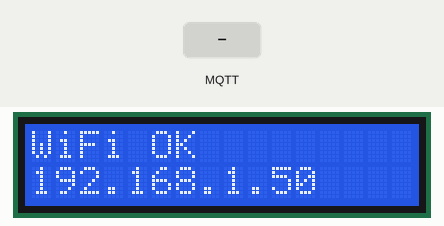
This program was run on a simulated ESP32. On the bench: 16×2 character LCD. The inputs (shaded band) are chosen by the test bench. WiFi joins after 1.5 s; servers stay silent unless stated; random numbers use the default seed unless the program sets one; no MQTT or app messages arrive unless stated; what the program prints to the serial monitor is not drawn.

Above: at 2.4 s.
At 6.6 s:
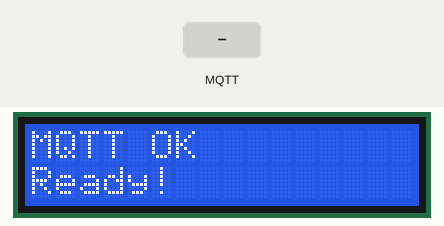
6.7 s: MQTT message "1" arrives on the first subscribed topic
At 7.3 s:
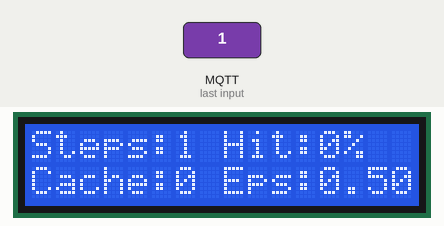
8.2 s: MQTT message "0" arrives on the first subscribed topic
At 8.6 s:
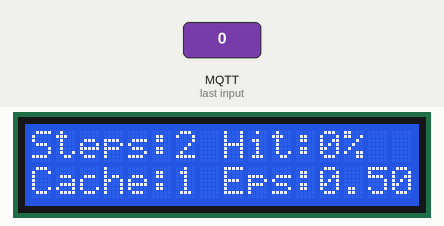
9.7 s: MQTT message "2" arrives on the first subscribed topic
At 10.8 s:
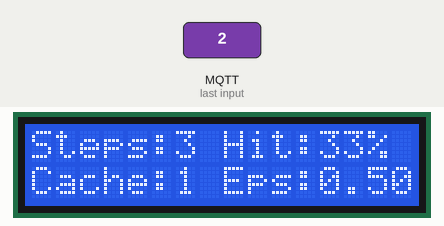
Timing chart, 0 to 12.7 s (numbered marks = the images above; inputs shaded):
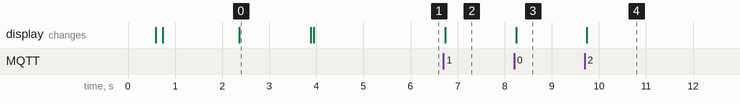

The program:

main.cpp
```cpp
/*
 * On-Device Q-Learning — ESP32
 * ============================================================
 * Part 2 of the Edge Computing RL project.
 *
 * Everything runs on the ESP32 itself:
 *   - Docker only sends sensor data (traffic generator)
 *   - The ESP32 trains a Q-learning policy from scratch
 *   - No central trainer, no policy push from outside
 *   - Weights update after every single request
 *
 * Algorithm: Q-Learning with linear function approximation
 *   Q(s, a) = dot(W[a], s)          // dot product of 8 weights × 8 state features
 *   TD error = r + γ·max Q(s') - Q(s,a)
 *   W[a][i] += α · tdError · s[i]   // gradient descent update
 *
 * State (8 floats, all 0–1):
 *   s[0] cache occupancy     s[1] latency norm
 *   s[2] payload norm        s[3] anomaly flag
 *   s[4] recent hit rate     s[5] stream frequency
 *   s[6] time since last req s[7] cache pressure
 *
 * Actions: 0 = skip (don't cache), 1 = cache
 */

#include <Arduino.h>
#include <WiFi.h>
#include <PubSubClient.h>
#include <ArduinoJson.h>
#include <LiquidCrystal_I2C.h>
#include <math.h>

// ── Configuration ─────────────────────────────────────────────────────────────
#ifndef NODE_ID
#define NODE_ID "edge-rl-node"
#endif
#ifndef MQTT_HOST
#define MQTT_HOST "broker.hivemq.com"
#endif
#ifndef MQTT_PORT
#define MQTT_PORT 1883
#endif

static const char *WIFI_SSID = "Wokwi-GUEST";
static const char *WIFI_PASS = "";

// ── LCD Display Setup ─────────────────────────────────────────────────────────
#define LCD_ADDR 0x27
#define LCD_COLS 16
#define LCD_ROWS 2
#define LED_PIN 13
#define BUTTON_PIN 12

LiquidCrystal_I2C lcd(LCD_ADDR, LCD_COLS, LCD_ROWS);

static void lcdPrint(const char *row0, const char *row1 = nullptr) {
  lcd.clear();
  lcd.setCursor(0, 0);
  lcd.print(row0);
  if (row1) {
    lcd.setCursor(0, 1);
    lcd.print(row1);
  }
}

// ── RL Hyperparameters ────────────────────────────────────────────────────────
#define STATE_DIM 8
#define N_ACTIONS 2         // 0 = skip, 1 = cache

static float ALPHA      = 0.05f;   // learning rate — how fast weights change
static float GAMMA      = 0.95f;   // discount — how much future rewards matter
static float EPSILON    = 0.50f;   // exploration rate (starts 50%, decays to 5%)
static const float EPS_MIN   = 0.05f;
static const float EPS_DECAY = 0.001f; // subtract from epsilon each step

// ── Q-Table: W[action][state_feature] ────────────────────────────────────────
// 2 × 8 floats = 64 bytes total.  This IS the entire "neural network".
static float qW[N_ACTIONS][STATE_DIM];

// ── Training counters ─────────────────────────────────────────────────────────
static int   totalSteps    = 0;
static int   totalHits     = 0;
static float runningReward = 0.0f;

// Previous step memory (needed for TD update at next step)
static float prevState[STATE_DIM];
static int   prevAction = -1;
static bool  hasPrev    = false;

// ── LRU Cache (64 slots) ──────────────────────────────────────────────────────
static const int CACHE_CAP = 64;
static String    cacheKeys[CACHE_CAP];
static uint32_t  cacheLastUse[CACHE_CAP];
static int       cacheCount = 0;

// ── Rolling Stats ─────────────────────────────────────────────────────────────
static bool     rollingHits[10]  = {false};
static int      rollingHitPos    = 0, rollingHitCount = 0;

static String   rollingReq[20];
static int      rollingReqPos    = 0, rollingReqCount = 0;

static bool     rollingEvict[10] = {false};
static int      rollingEvictPos  = 0, rollingEvictCount = 0;

static uint32_t lastRequestMs    = 0;

// ── MQTT ──────────────────────────────────────────────────────────────────────
WiFiClient   wifiClient;
PubSubClient mqttClient(wifiClient);

static String topicRequest()   { return String("edge/") + NODE_ID + "/request"; }
static String topicTelemetry() { return String("edge/") + NODE_ID + "/telemetry"; }

// ─────────────────────────────────────────────────────────────────────────────
// LRU Cache helpers
// ─────────────────────────────────────────────────────────────────────────────
static uint32_t nowMs() { return (uint32_t)millis(); }

static int cacheFind(const String &key) {
    for (int i = 0; i < cacheCount; i++)
        if (cacheKeys[i] == key) return i;
    return -1;
}

static bool cacheInsert(const String &key) {
    // returns true if an eviction happened
    int idx = cacheFind(key);
    if (idx >= 0) { cacheLastUse[idx] = nowMs(); return false; }
    if (cacheCount < CACHE_CAP) {
        cacheKeys[cacheCount]   = key;
        cacheLastUse[cacheCount] = nowMs();
        cacheCount++;
        return false;
    }
    // evict LRU entry
    int lru = 0;
    for (int i = 1; i < CACHE_CAP; i++)
        if (cacheLastUse[i] < cacheLastUse[lru]) lru = i;
    cacheKeys[lru]    = key;
    cacheLastUse[lru] = nowMs();
    return true; // eviction happened
}

// ─────────────────────────────────────────────────────────────────────────────
// State encoding — same 8 features as Part 1 but as float 0–1
// ─────────────────────────────────────────────────────────────────────────────
static float clampF(float x, float lo, float hi) {
    return x < lo ? lo : (x > hi ? hi : x);
}

static float recentHitRate() {
    int n = min(rollingHitCount, 10), c = 0;
    for (int i = 0; i < n; i++) if (rollingHits[i]) c++;
    return n > 0 ? (float)c / 10.0f : 0.0f;
}

static float streamFreq(const String &id) {
    int n = min(rollingReqCount, 20), c = 0;
    for (int i = 0; i < n; i++) if (rollingReq[i] == id) c++;
    return n > 0 ? (float)c / 20.0f : 0.0f;
}

static float cachePressure() {
    int n = min(rollingEvictCount, 10), c = 0;
    for (int i = 0; i < n; i++) if (rollingEvict[i]) c++;
    return n > 0 ? (float)c / 10.0f : 0.0f;
}

static void buildState(float *s, int latencyMs, int payloadKb,
                        bool anomaly, const String &streamId) {
    uint32_t now   = nowMs();
    float deltaS   = (lastRequestMs == 0)
                     ? 30.0f
                     : clampF((now - lastRequestMs) / 1000.0f, 0.0f, 30.0f);

    s[0] = clampF((float)cacheCount / 64.0f,       0.0f, 1.0f); // cache occupancy
    s[1] = clampF((float)latencyMs  / 2000.0f,     0.0f, 1.0f); // latency
    s[2] = clampF((float)payloadKb  / 2000.0f,     0.0f, 1.0f); // payload size
    s[3] = anomaly ? 1.0f : 0.0f;                                // anomaly flag
    s[4] = recentHitRate();                                       // hit rate (last 10)
    s[5] = streamFreq(streamId);                                  // stream frequency
    s[6] = deltaS / 30.0f;                                        // time since last req
    s[7] = cachePressure();                                        // eviction pressure
}

// ─────────────────────────────────────────────────────────────────────────────
// Q-Learning core
// ─────────────────────────────────────────────────────────────────────────────

// Q(s, a) = W[a] · s  (dot product — 8 multiplications)
static float qValue(int action, float *s) {
    float q = 0.0f;
    for (int i = 0; i < STATE_DIM; i++)
        q += qW[action][i] * s[i];
    return q;
}

// Epsilon-greedy action selection
static int selectAction(float *s) {
    float r = (float)(esp_random() % 10000) / 10000.0f;
    if (r < EPSILON)
        return (int)(esp_random() % N_ACTIONS); // explore: random
    // exploit: pick action with higher Q value
    return (qValue(1, s) >= qValue(0, s)) ? 1 : 0;
}

// TD(0) update: Q(s,a) += alpha * (r + gamma * max_a' Q(s',a') - Q(s,a)) * s
static float tdUpdate(float *s, int action, float reward, float *sNext) {
    float qCurr    = qValue(action, s);
    float qNext    = fmaxf(qValue(0, sNext), qValue(1, sNext));
    float tdError  = reward + GAMMA * qNext - qCurr;

    for (int i = 0; i < STATE_DIM; i++)
        qW[action][i] += ALPHA * tdError * s[i];

    // decay epsilon toward EPS_MIN
    EPSILON = fmaxf(EPS_MIN, EPSILON - EPS_DECAY);
    return tdError;
}

// Reward: same formula as the central trainer in Part 1
static float computeReward(bool hit, int latencyMs, bool anomaly, float pressure) {
    float r = hit ? 1.0f : -1.0f;
    r -= 0.001f * (float)latencyMs;
    if (anomaly && hit) r += 0.5f;
    r -= 0.3f * pressure;
    return r;
}

// ─────────────────────────────────────────────────────────────────────────────
// Telemetry publish — sends learning stats back so monitor.py can plot them
// ─────────────────────────────────────────────────────────────────────────────
static void publishTelemetry(const String &streamId, bool hit, int latencyMs,
                              int payloadKb, bool anomaly, bool decision,
                              bool evicted, float reward, float tdErr) {
    StaticJsonDocument<512> doc;
    doc["node_id"]       = NODE_ID;
    doc["ts_ms"]         = (uint32_t)(esp_timer_get_time() / 1000ULL);
    doc["cache_hit"]     = hit;
    doc["latency_ms"]    = latencyMs;
    doc["stream_id"]     = streamId;
    doc["cache_items"]   = cacheCount;
    doc["payload_kb"]    = payloadKb;
    doc["anomaly"]       = anomaly;
    doc["cache_decision"]= decision;
    doc["evicted"]       = evicted;
    doc["reward"]        = reward;
    doc["td_error"]      = tdErr;
    doc["epsilon"]       = EPSILON;
    doc["total_steps"]   = totalSteps;
    doc["hit_rate"]      = totalSteps > 0
                           ? (float)totalHits / (float)totalSteps
                           : 0.0f;
    char buf[512];
    size_t n = serializeJson(doc, buf, sizeof(buf));
    mqttClient.publish(topicTelemetry().c_str(), buf, n);
}

// ─────────────────────────────────────────────────────────────────────────────
// MQTT message handler — called for every incoming request
// ─────────────────────────────────────────────────────────────────────────────
static void onMessage(char *topic, byte *payload, unsigned int len) {
    String body;
    body.reserve(len + 1);
    for (unsigned int i = 0; i < len; i++) body += (char)payload[i];

    StaticJsonDocument<256> doc;
    if (deserializeJson(doc, body)) {
        Serial.println("[req] bad json — skipping");
        return;
    }

    const char *stream = doc["stream_id"] | "";
    int  payloadKb     = doc["payload_kb"] | 0;
    bool anomaly       = doc["anomaly"]    | false;
    String streamId(stream);

    // ── 1. Check cache (hit/miss determined by PREVIOUS caching decisions) ───
    int  idx       = cacheFind(streamId);
    bool hit       = (idx >= 0);
    if (hit) cacheLastUse[idx] = nowMs();
    int  latencyMs = hit ? 45 : (800 + (payloadKb % 1201));

    // ── 2. Build current state ───────────────────────────────────────────────
    float curState[STATE_DIM];
    buildState(curState, latencyMs, payloadKb, anomaly, streamId);

    // ── 3. TD update using reward from THIS step + previous (s, a) ──────────
    float reward = 0.0f, tdErr = 0.0f;
    if (hasPrev) {
        reward = computeReward(hit, latencyMs, anomaly, cachePressure());
        tdErr  = tdUpdate(prevState, prevAction, reward, curState);
        runningReward = 0.99f * runningReward + 0.01f * reward;
    }

    // ── 4. Select action for THIS request (affects future hits) ─────────────
    int  action       = selectAction(curState);
    bool cacheDecision = (action == 1) || anomaly; // always cache anomalies

    // ── 5. Execute action ────────────────────────────────────────────────────
    bool evicted = false;
    if (!hit && cacheDecision)
        evicted = cacheInsert(streamId);

    // ── 6. Update rolling stats ──────────────────────────────────────────────
    rollingHits[rollingHitPos]   = hit;
    rollingHitPos                = (rollingHitPos   + 1) % 10;
    if (rollingHitCount   < 10)  rollingHitCount++;

    rollingReq[rollingReqPos]    = streamId;
    rollingReqPos                = (rollingReqPos   + 1) % 20;
    if (rollingReqCount   < 20)  rollingReqCount++;

    rollingEvict[rollingEvictPos] = evicted;
    rollingEvictPos               = (rollingEvictPos + 1) % 10;
    if (rollingEvictCount < 10)  rollingEvictCount++;

    lastRequestMs = nowMs();
    if (hit) totalHits++;
    totalSteps++;

    // ── 7. Save (curState, action) for next TD update ────────────────────────
    memcpy(prevState, curState, sizeof(float) * STATE_DIM);
    prevAction = action;
    hasPrev    = true;

    // ── 8. Serial output ─────────────────────────────────────────────────────
    float hitRate = totalSteps > 0 ? (float)totalHits / (float)totalSteps * 100.0f : 0.0f;

    // Update LCD display with current status
    char lcdLine1[17], lcdLine2[17];
    snprintf(lcdLine1, sizeof(lcdLine1), "Steps:%d Hit:%d%%", totalSteps, (int)hitRate);
    snprintf(lcdLine2, sizeof(lcdLine2), "Cache:%d Eps:%.2f", cacheCount, EPSILON);
    lcdPrint(lcdLine1, lcdLine2);

    Serial.printf("[req]     stream=%-30s  hit=%d  lat=%4dms  cache=%2d\n",
                  streamId.c_str(), (int)hit, latencyMs, cacheCount);
    if (hasPrev && totalSteps > 1) {
        Serial.printf("[learn]   action=%-5s  reward=%+.3f  td_err=%+.4f  eps=%.3f  hit_rate=%.1f%%\n",
                      cacheDecision ? "CACHE" : "SKIP",
                      reward, tdErr, EPSILON, hitRate);
    }

    // Print full weight vector every 50 steps so you can watch them change
    if (totalSteps % 50 == 0) {
        Serial.printf("[weights] step=%d  eps=%.3f  hit_rate=%.1f%%\n",
                      totalSteps, EPSILON, hitRate);
        Serial.printf("  W[CACHE]: ");
        for (int i = 0; i < STATE_DIM; i++)
            Serial.printf("%+.4f  ", qW[1][i]);
        Serial.println();
        Serial.printf("  W[SKIP]:  ");
        for (int i = 0; i < STATE_DIM; i++)
            Serial.printf("%+.4f  ", qW[0][i]);
        Serial.println();
    }

    publishTelemetry(streamId, hit, latencyMs, payloadKb, anomaly,
                     cacheDecision, evicted, reward, tdErr);
}

// ─────────────────────────────────────────────────────────────────────────────
// WiFi + MQTT connection management
// ─────────────────────────────────────────────────────────────────────────────
static void ensureWifi() {
    if (WiFi.status() == WL_CONNECTED) return;
    Serial.printf("[wifi] Connecting to %s ", WIFI_SSID);
    lcdPrint("WiFi", "Connecting...");
    WiFi.mode(WIFI_STA);
    WiFi.begin(WIFI_SSID, WIFI_PASS);
    while (WiFi.status() != WL_CONNECTED) { delay(200); Serial.print("."); }
    Serial.printf("\n[wifi] Connected  ip=%s\n", WiFi.localIP().toString().c_str());
    lcdPrint("WiFi OK", WiFi.localIP().toString().c_str());
    delay(1500);
}

static void ensureMqtt() {
    if (mqttClient.connected()) return;
    lcdPrint("MQTT", "Connecting...");
    mqttClient.setServer(MQTT_HOST, MQTT_PORT);
    mqttClient.setCallback(onMessage);
    while (!mqttClient.connected()) {
        String cid = String("edge-rl-") + String((uint32_t)esp_random(), HEX);
        Serial.printf("[mqtt] Connecting %s:%d  id=%s\n", MQTT_HOST, MQTT_PORT, cid.c_str());
        if (mqttClient.connect(cid.c_str())) {
            mqttClient.subscribe(topicRequest().c_str(), 0);
            Serial.printf("[mqtt] Connected.  Subscribed: %s\n", topicRequest().c_str());
            lcdPrint("MQTT OK", "Ready!");
            delay(1500);
        } else {
            Serial.printf("[mqtt] Failed rc=%d  retrying in 2s...\n", mqttClient.state());
            delay(2000);
        }
    }
}

// ─────────────────────────────────────────────────────────────────────────────
// Arduino entry points
// ─────────────────────────────────────────────────────────────────────────────
void setup() {
    Serial.begin(115200);
    delay(500);

    // Initialize LCD
    lcd.init();
    lcd.backlight();
    lcdPrint("Edge RL Node", "Initializing...");

    // Force flush and simple test print
    Serial.println("");
    Serial.println("START");
    Serial.flush();
    delay(100);

    Serial.println("\n========================================");
    Serial.printf(" On-Device Q-Learning  [%s]\n", NODE_ID);
    Serial.println("========================================");
    Serial.printf(" alpha=%.3f  gamma=%.3f  eps=%.2f  state=%dD\n",
                  ALPHA, GAMMA, EPSILON, STATE_DIM);
    Serial.println(" Training happens entirely on this ESP32.");
    Serial.println(" No central trainer. No pushed weights.");
    Serial.println("========================================\n");

    // Initialise Q-weights to tiny random values near zero
    for (int a = 0; a < N_ACTIONS; a++)
        for (int i = 0; i < STATE_DIM; i++)
            qW[a][i] = ((int)(esp_random() % 200) - 100) * 0.0001f; // [-0.01, +0.01]

    ensureWifi();
    ensureMqtt();
}

void loop() {
    ensureWifi();
    ensureMqtt();
    mqttClient.loop();
    delay(10);
}
```

Measured:
- after the input at 6.7 s, the display: changes at once (image 2)
- after the input at 8.2 s, the display: changes after 0.05 s (image 3)
- after the input at 9.7 s, the display: changes at once (image 4)
- what the display in image 0 shows lasts 1.5 s, from 2.4 s to 3.9 s
